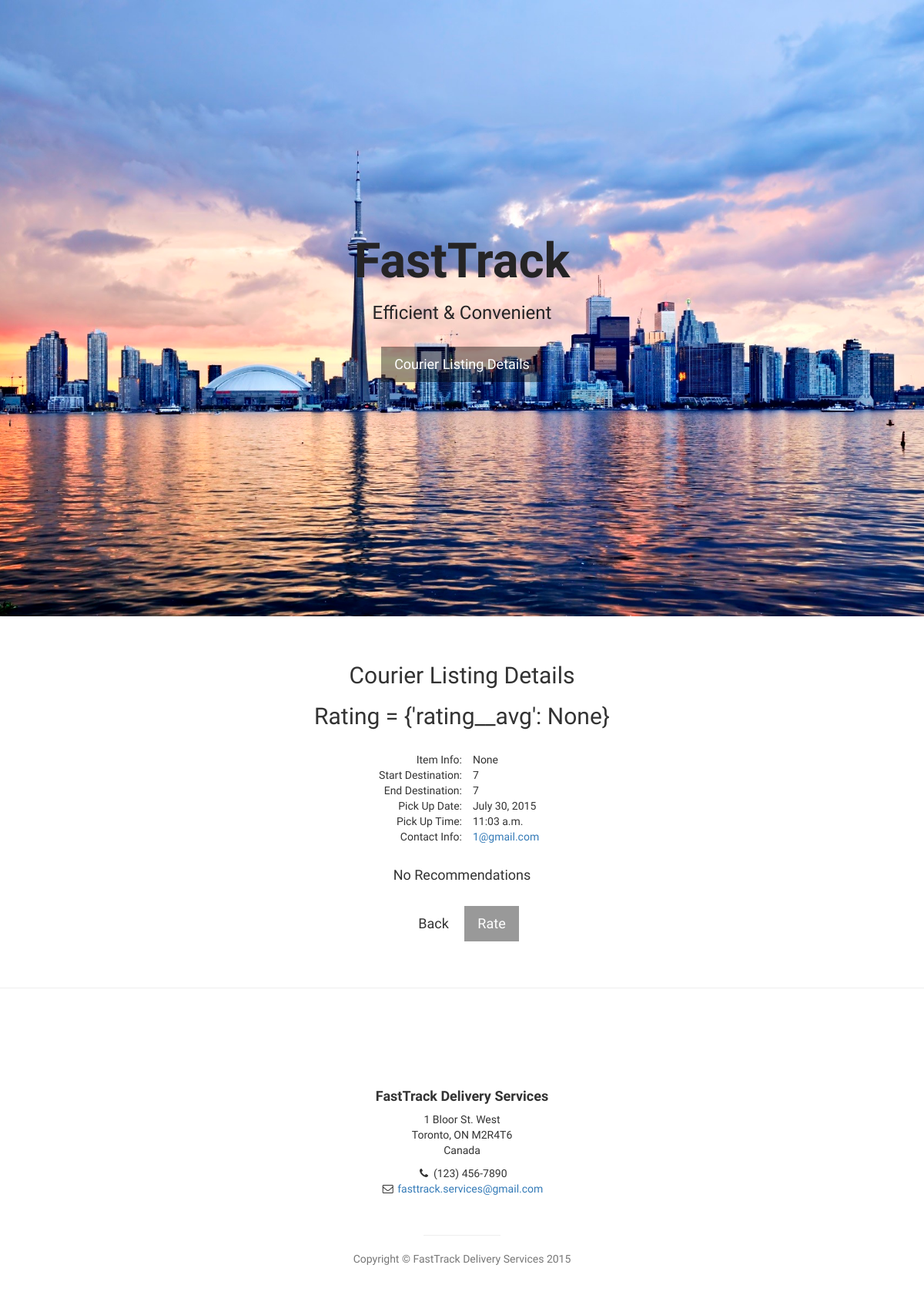
/api/tripPostings/1/, run on the app's committed database.
### ft/models.py (models this page shows, shortened)
class CourierListing(models.Model):
    courierListingID = models.IntegerField(default=0)
    startLocation = models.CharField(max_length=200)
    endLocation = models.CharField(max_length=200)
    arrivalDate = models.DateField(default=0)
    arrivalTime = models.TimeField(default=0, null=True)
    itemInfo = models.CharField(max_length=200, null=True)
    status = models.BooleanField(default=True)
    poster = models.ForeignKey(Courier, null=True)

### ft/views.py (the view)
# urls.py: url(r'^tripPostings/(?P<pk>[0-9]+)/$', views.courierListingDetail, name='courierListingDetail'),
def courierListingDetail(request, pk):
    results = get_object_or_404(CourierListing,pk=pk)
    contactInfo = results.poster.user.email
    recommend = CourierListing.objects.filter(startLocation=results.startLocation,endLocation=results.endLocation).exclude(pk=pk)[0:3]
    try:
        avgRating = Rating.objects.filter(courier=results.poster).aggregate(Avg('rating'))
    except AttributeError:
        avgRating = "none"
    return render(request, 'detail/courierListingdetail.html', {'CourierListing': results, 'contactInfo':contactInfo, 'recommend':recommend, 'avgRating':avgRating})

### templates/detail/courierListingdetail.html (shortened to what this page needs)
{% extends "base.html" %}
{% block header %}
    <header id="main_header" class="header">
        <div class="text-vertical-center">
            <h1>FastTrack</h1>
            <h3>Efficient &amp; Convenient</h3>
            <br>
            <a href="#courier_listing" class="btn btn-dark btn-lg">Courier Listing Details</a>
        </div>
    </header>
    {% endblock %}
    {% block content %}
    <section id="courier_listing" class="courier_listing">
        <br><br>
        <h2 style="text-align:center">Courier Listing Details</h2>
        <h2 style="text-align:center">Rating = {{avgRating}}</h2>
        <br>
        <div class="container">
            <div class="col-lg-6">
                <div class="row text-right">
                    Item Info:
                </div>
                <div class="row text-right">
                    Start Destination:
                </div>
                <div class="row text-right">
                    End Destination:
                </div>
                <div class="row text-right">
                    Pick Up Date:
                </div>
                <div class="row text-right">
                    Pick Up Time:
                </div>
                <div class="row text-right">
                    Contact Info:
                </div>
            </div>
            <div class="col-lg-6">
                <div class="row text-left">
                    &nbsp; &nbsp; {{ CourierListing.itemInfo }}
                </div>
                <div class="row text-left">
                    &nbsp; &nbsp; {{ CourierListing.startLocation }}
                </div>
                <div class="row text-left">
                    &nbsp; &nbsp; {{ CourierListing.endLocation }}
                </div>
                <div class="row text-left">
                    &nbsp; &nbsp; {{ CourierListing.arrivalDate }}
                </div>
                <div class="row text-left">
                    &nbsp; &nbsp; {{ CourierListing.arrivalTime }}
                </div>
                <div class="row text-left">
                    &nbsp; &nbsp; <a href="mailto:{{ contactInfo }}">{{ contactInfo }}</a>
                </div>
            </div>
        </div>
        <br>
        {% if recommend %}
        <h2 style="text-align:center">Recommended Couriers</h2>
        <div class="container">
            <div class="center">
                <div class="row">
                    <div class="text-center">
                        <div class="col-lg-3">
                        Start Destination
                        </div>
                        <div class="col-lg-3">
                        End Destination
                        </div>
                        <div class="col-lg-3">
                        Pick Up Date
                        </div>
                        <div class="col-lg-3">
                        Pick Up Time
                        </div>
                    </div>
                </div>
                <br>
                <div class="row">
                {% for r in recommend %}
                    <a href= "{% url 'courierListingDetail' pk=r.pk %}">
                        <div class="text-center">
                            <div class="col-lg-3">
                            {{ r.startLocation }}
                            </div>
                            <div class="col-lg-3">
                            {{ r.endLocation }}
                            </div>
                            <div class="col-lg-3">
                            {{ r.arrivalDate }}
                            </div>
                            <div class="col-lg-3">
                            {{ r.arrivalTime }}
                            </div>
                        </div>
                    </a>
                {% endfor %}
                </div>
            </div>
        </div>
        {% else %}
            <h4 style="text-align:center">No Recommendations</h4>
        {% endif %}
        <br>
        <div class="container">
            <div class="row text-center">
                <a href="/search_trips/" class="btn btn-lg btn-light">Back</a>
                <a href="rate/" class="btn btn-lg btn-dark">Rate</a>
            </div>
        </div>
    <br><br>
    <hr>
    </section>
{% endblock %}

### static/style/css/base.css (style rules this page uses)
html, body { width: 100%; height: 100%; font-family: "Source Sans Pro","Helvetica Neue",Helvetica,Arial,sans-serif; }
.text-vertical-center { display: table-cell; text-align: center; vertical-align: middle; color: #252425; }
.text-vertical-center h1 { margin: 0; padding: 0; font-size: 4.5em; font-weight: 700; }
.btn-dark { border-radius: 0; color: #fff; background-color: rgba(0,0,0,0.4); }
.btn-light { border-radius: 0; color: #333; background-color: rgb(255,255,255); }
.header { display: table; position: relative; width: 100%; height: 100%; background: url(../img/bg.jpg) no-repeat center center scroll; -webkit-background-size: cover; -moz-background-size: cover; background-size: cover; -o-background-size: cover; }
.col-lg-6 { width: 50%; }

### data on the page
CourierListing: itemInfo "None", startLocation "7", endLocation "7", arrivalDate "July 30, 2015", arrivalTime "11:03 a.m."

### other printed values
{{ avgRating }} "{'rating__avg': None}"
{{ contactInfo }} "1@gmail.com"
